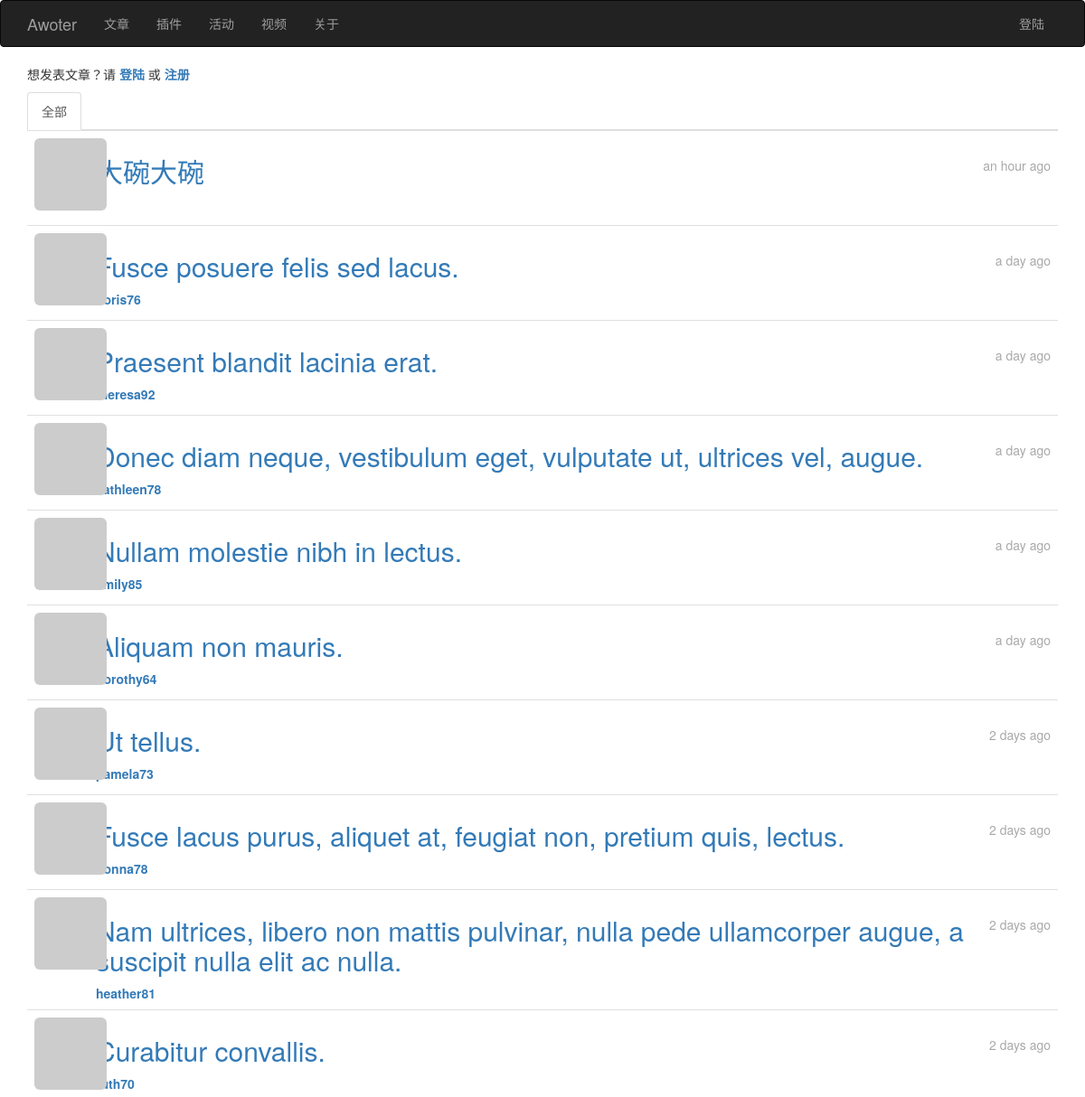
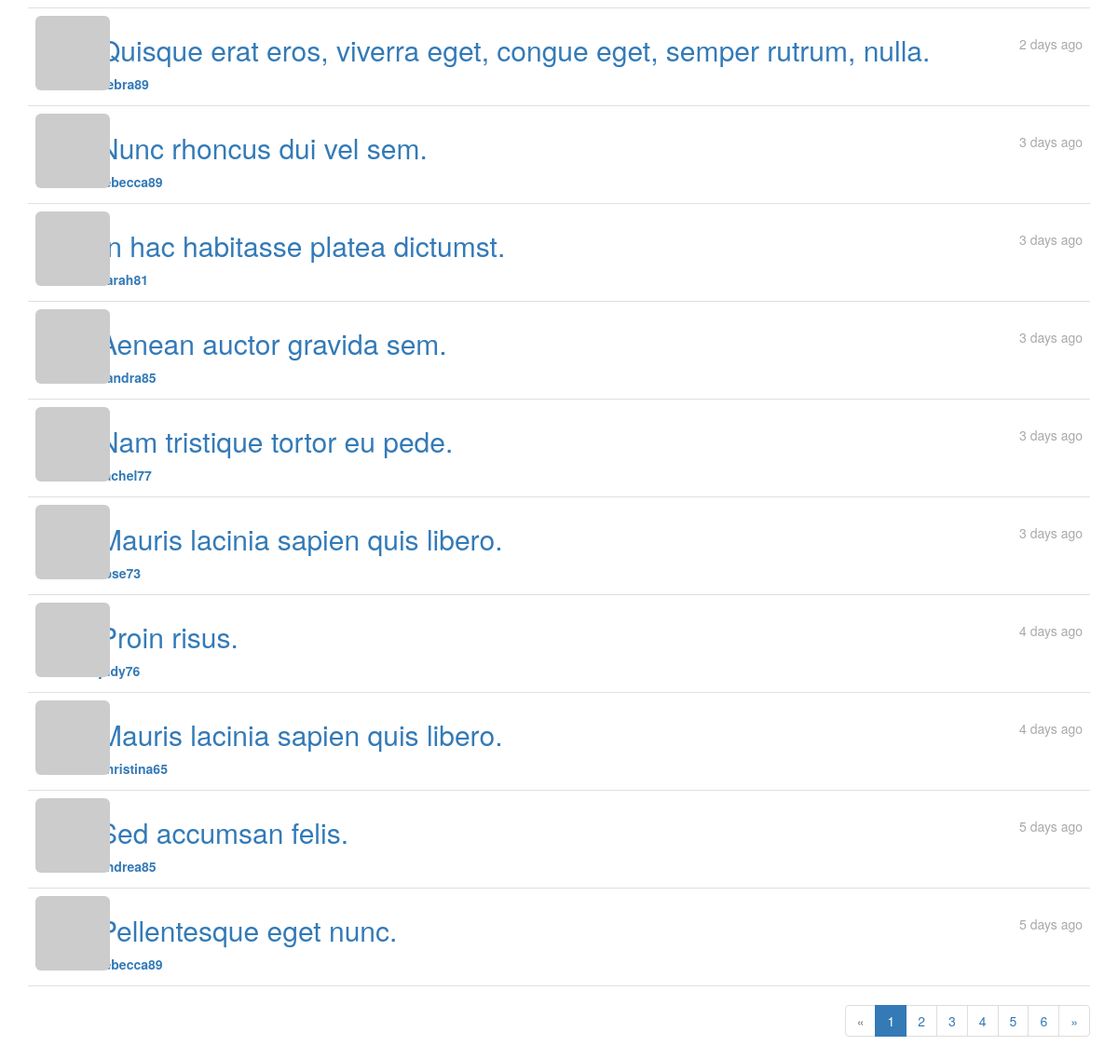
Screenshot of /doc with the database file from the repository (2 pictures, top to bottom).
### app/models.py (models this page shows, shortened)
class Post(db.Model):
    __tablename__ = 'posts'
    id = db.Column(db.Integer, primary_key=True)
    article_title = db.Column(db.String(128), index=True)
    body = db.Column(db.Text)
    timestamp = db.Column(db.DateTime, index=True, default=datetime.utcnow)
    author_id = db.Column(db.Integer, db.ForeignKey('users.id'))
    body_html = db.Column(db.Text)

class User(UserMixin, db.Model):
    __tablename__ = 'users'
    id = db.Column(db.Integer, primary_key=True)
    email = db.Column(db.String(64), unique=True, index=True)
    username = db.Column(db.String(64), unique=True, index=True)
    role_id = db.Column(db.Integer, db.ForeignKey('roles.id'))
    password_hash = db.Column(db.String(128))
    confirmed = db.Column(db.Boolean, default=False)
    nickname = db.Column(db.String(64))
    location = db.Column(db.String(64))
    about_me = db.Column(db.Text())
    member_since = db.Column(db.DateTime(), default=datetime.utcnow)
    last_seen = db.Column(db.DateTime(), default=datetime.utcnow)
    avatar_hash = db.Column(db.String(32))
    posts = db.relationship('Post', backref='author', lazy='dynamic')
    followed = db.relationship('Follow',
                               foreign_keys=[Follow.follower_id],
                               backref=db.backref('follower', lazy='joined'),
                               lazy='dynamic',
                               cascade='all, delete-orphan')
    followers = db.relationship('Follow',
                                foreign_keys=[Follow.followed_id],
                                backref=db.backref('followed', lazy='joined'),
                                lazy='dynamic',
                                cascade='all, delete-orphan')
    @property
    def password(self):
        raise AttributeError(u'密码不应该可直接读取！')
    def gravatar(self,  size=100, default='identicon', rating='g'):
        if request.is_secure:
            url = 'https://secure.gravatar.com/avatar'
        else:
            url = 'https://www.gravatar.com/avatar'
        hash = self.avatar_hash or hashlib.md5(self.email.encode('utf-8')).hexdigest()
        return '{url}/{hash}?s={size}&d={default}&r={rating}'.format(
            url=url, hash=hash, size=size, default=default, rating=rating)

### app/main/views.py (the view)
@main.route('/doc')
def doc():
    title = u'文章列表'
    body_show = False
    show_follwed = False
    if current_user.is_authenticated:
        show_follwed = bool(request.cookies.get('show_followed', ''))
    if show_follwed:
        query = current_user.followed_posts
    else:
        query = Post.query
    page = request.args.get('page', 1, type=int)
    pagination = query.order_by(Post.timestamp.desc()).paginate(
        page, per_page=current_app.config['AWOTER_DOC_PER_PAGE'],
        error_out=False)
    posts = pagination.items
    return render_template('doc.html', title=title, posts=posts,
                           pagination=pagination, body_show=body_show, show_follwed=show_follwed)

### app/auth/views.py (called while the page is built)
@auth.before_app_request
def before_request():
    if current_user.is_authenticated \
            and not current_user.confirmed \
            and request.endpoint[:5] != 'auth.' \
            and request.endpoint != 'static':
        return redirect(url_for('auth.unconfirmed'))

@auth.before_app_request
def before_request():
    if current_user.is_authenticated:
        current_user.ping()
        if not current_user.confirmed \
                and request.endpoint[:5] != 'auth.':
            return redirect(url_for('auth.unconfirmed'))

### app/main/__init__.py (called while the page is built)
@main.app_context_processor
def inject_permissions():
    return dict(Permission=Permission)

### app/models.py (called while the page is built)
    def is_administrator(self):
        return False

### app/templates/doc.html (shortened to what this page needs)
{% extends "base.html" %}
{% import "_macros.html" as macros %}
{% block page_content %}
{% if current_user.is_authenticated %}
    <a class="btn btn-info" href="{{ url_for('main.post') }}">创建文章</a>
    {% else %}
        <p>想发表文章？请 <a href="{{ url_for('auth.login') }}"><strong>登陆</a></strong> 或
            <a href="{{ url_for('auth.register') }}"><strong>注册</strong></a></p>
{% endif %}
<div class="post-tabs">
    <ul class="nav nav-tabs">
        <li{% if not show_followed %} class="active"{% endif %}><a href="{{ url_for('main.show_all') }}">全部</a></li>
    </ul>
{% include '_doc.html' %}
</div>
{% if pagination %}
<div class="pagination">
    {{ macros.pagination_widget(pagination, 'main.doc') }}
</div>
{% endif %}
{% endblock %}

### app/templates/_doc.html (shortened to what this page needs)
<ul class="posts">
    {% for post in posts %}
    <li class="post">
        <div class="post-thumbnail">
            <a href="{{ url_for('main.user_page', username=post.author.username) }}">
                <img class="img-rounded profile-thumbnail" src="{{ post.author.gravatar(size=60) }}">
            </a>
        </div>
        <div class="post-content">
            <div class="post-date" >{{ moment(post.timestamp).fromNow() }}</div><div class="post-title">
                <a href="{{ url_for('main.doc_detail', id=post.id) }}">
                <h2>{{ post.article_title }}</h2>
                </a>
            </div>
            <div class="post-author">
                <a href="{{ url_for('.user_page', username=post.author.username) }}">
                {{ post.author.username }}</a>
            </div>
        </div>
    </li>
    {% endfor %}
</ul>

### app/static/styles.css (style rules this page uses)
.profile-thumbnail { position: absolute; }
ul.posts { list-style-type: none; padding: 0px; margin: 0px 0px 0px 0px; border-top: 1px solid #e0e0e0; }
ul.posts li.post { padding: 8px; border-bottom: 1px solid #e0e0e0; }
div.post-date { color: darkgrey; float: right; }
div.post-author { color: ghostwhite; font-weight: bold; }
div.post-thumbnail { position: absolute; }
div.post-content { margin-left: 68px; min-height: 68px; }
div.pagination { width: 100%; text-align: right; padding: 0px; margin: 0px; }

### rows the page displays
Post: timestamp "an hour ago", article_title "大碗大碗"
Post: timestamp "a day ago", article_title "Fusce posuere felis sed lacus.", author.username "doris76"
Post: timestamp "a day ago", article_title "Praesent blandit lacinia erat.", author.username "theresa92"
Post: timestamp "a day ago", article_title "Donec diam neque, vestibulum eget, vulputate ut, ultrices vel, augue.", author.username "kathleen78"
Post: timestamp "a day ago", article_title "Nullam molestie nibh in lectus.", author.username "emily85"
Post: timestamp "a day ago", article_title "Aliquam non mauris.", author.username "dorothy64"
Post: timestamp "2 days ago", article_title "Ut tellus.", author.username "pamela73"
Post: timestamp "2 days ago", article_title "Fusce lacus purus, aliquet at, feugiat non, pretium quis, lectus.", author.username "donna78"
Post: timestamp "2 days ago", article_title "Nam ultrices, libero non mattis pulvinar, nulla pede ullamcorper augue, a suscipit nulla elit ac nulla.", author.username "heather81"
Post: timestamp "2 days ago", article_title "Curabitur convallis.", author.username "ruth70"
Post: timestamp "2 days ago", article_title "Quisque erat eros, viverra eget, congue eget, semper rutrum, nulla.", author.username "debra89"
Post: timestamp "3 days ago", article_title "Nunc rhoncus dui vel sem.", author.username "rebecca89"
Post: timestamp "3 days ago", article_title "In hac habitasse platea dictumst.", author.username "sarah81"
Post: timestamp "3 days ago", article_title "Aenean auctor gravida sem.", author.username "sandra85"
Post: timestamp "3 days ago", article_title "Nam tristique tortor eu pede.", author.username "rachel77"
Post: timestamp "3 days ago", article_title "Mauris lacinia sapien quis libero.", author.username "rose73"
Post: timestamp "4 days ago", article_title "Proin risus.", author.username "judy76"
Post: timestamp "4 days ago", article_title "Mauris lacinia sapien quis libero.", author.username "christina65"
Post: timestamp "5 days ago", article_title "Sed accumsan felis.", author.username "andrea85"
Post: timestamp "5 days ago", article_title "Pellentesque eget nunc.", author.username "rebecca89"

### other values shown
{{ p }} "1"
{{ p }} "2" "3" "4" "5" "6"
